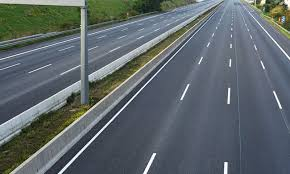
#> input picture uts/comvis-colab/Gesture and Object Detection/jalan.jpg, 290 x 174 px
$ jupyter execute --allow-errors 'line and circle detection.ipynb'
#> lines starting #> are read from the running program, lines starting #| are printed output that depends on the picture; after the words box and inside, x2 and y2 are one past the last pixel; in counts of white or black regions, pixels touching at a corner belong together
# line detection
Hough Line Transform
Goal

In this chapter,

        We will understand the concept of Hough Tranform.
        We will see how to use it detect lines in an image.
        We will see following functions: cv2.HoughLines(), cv2.HoughLinesP()

Theory

Hough Transform is a popular technique to detect any shape, if you can represent that shape in mathematical form. It can detect the shape even if it is broken or distorted a little bit. We will see how it works for a line.

A line can be represented as y = mx+c or in parametric form, as \rho = x \cos \theta + y \sin \theta where \rho is the perpendicular distance from origin to the line, and \theta is the angle formed by this perpendicular line and horizontal axis measured in counter-clockwise ( That direction varies on how you represent the coordinate system. This representation is used in OpenCV). Check below image:

[cell 1]
import cv2
import numpy as np
img = cv2.imread("jalan.jpg")
#> img is the input picture: shape (174, 290, 3); mean B, G, R 105.9, 102.5, 93.7
gray = cv2.cvtColor(img, cv2.COLOR_BGR2GRAY)
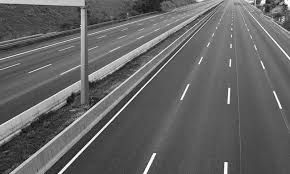
#> gray: shape (174, 290); min 2, max 254, mean 100.3
edges = cv2.Canny(gray, 75, 150)
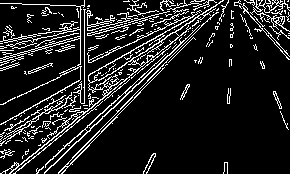
#> edges: shape (174, 290); 13% white in thin lines or dots
lines = cv2.HoughLinesP(edges, 1, np.pi/180, 30, maxLineGap=250)
#> lines = 61 rows, first 6: [9, 173, 222, 0], [0, 104, 223, 0], [61, 173, 228, 0], [58, 173, 218, 8], [5, 138, 213, 9], [0, 58, 203, 0]
for line in lines:
    x1, y1, x2, y2 = line[0]
    cv2.line(img, (x1, y1), (x2, y2), (0, 0, 128), 1)
#> this loop made 61 passes
#> (x1, y1, x2, y2) on passes 1 to 12: (9, 173, 222, 0), (0, 104, 223, 0), (61, 173, 228, 0), (58, 173, 218, 8), (5, 138, 213, 9), (0, 58, 203, 0), (14, 173, 221, 5), (0, 124, 219, 2), (44, 172, 228, 1), (0, 3, 288, 13), (38, 170, 222, 5), (2, 48, 195, 0)
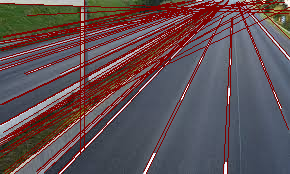
#> img: shape (174, 290, 3); 19.56% of pixels changed, all inside (x1, y1, x2, y2) = (0, 0, 290, 174)
cv2.imshow("linesEdges", edges)
cv2.imshow("linesDetected", img)
cv2.waitKey(0)
#> Out = 27
# cv2.destroyAllWindows()

# circle detection

[cell 2]
import cv2
import numpy as np
from matplotlib import pyplot as plt

img = cv2.imread('Gambar.png',0)
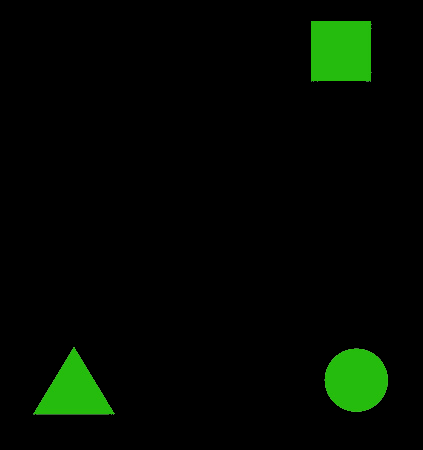
#> input picture uts/comvis-colab/Gesture and Object Detection/Gambar.png, 423 x 450 px
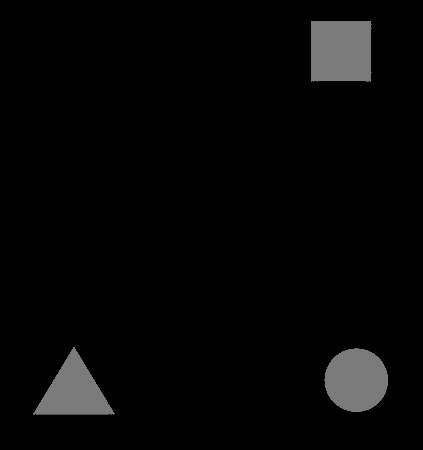
#> img: shape (450, 423); min 0, max 136, mean 6.2
img = cv2.medianBlur(img,5)
cimg = cv2.cvtColor(img,cv2.COLOR_BGR2RGB)

circles = cv2.HoughCircles(img,cv2.HOUGH_GRADIENT,1,20,
                            param1=50,param2=30,minRadius=0,maxRadius=0)
#> circles = None

#> (the rest of this cell did not finish here and is left out)
